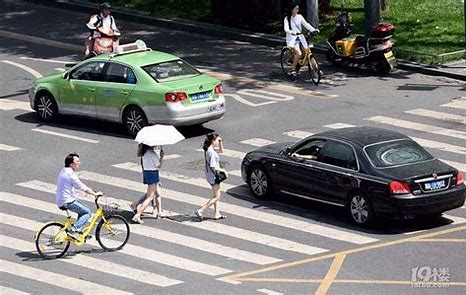
#> input picture 实验4 目标检测/Code/images/0dd20243-8.jpg, 466 x 295 px; its folder holds 4 pictures in this run
$ jupyter execute concat.ipynb
#> lines starting #> are read from the running program, lines starting #| are printed output that depends on the picture
[cell 1]
import os
import cv2
import numpy as np

image_folder_1 = 'images'
image_folder_2 = 'hog_images'
image_folder_3 = 'detectResult/HOG'
image_folder_4 = 'detectResult/Fast R-CNN'
output_folder = 'output_images'

# 创建输出文件夹
if not os.path.exists(output_folder):
    os.makedirs(output_folder)

for image_filename in os.listdir(image_folder_1):
    if image_filename.endswith('.jpg'):
        image_path_1 = os.path.join(image_folder_1, image_filename)
        image_path_2 = os.path.join(image_folder_2, image_filename)
        image_path_3 = os.path.join(image_folder_3, image_filename)
        image_path_4 = os.path.join(image_folder_4, image_filename)

        if os.path.exists(image_path_2) and os.path.exists(image_path_3) and os.path.exists(image_path_4):
            image_1 = cv2.imread(image_path_1)
#> image_1 is the input picture: shape (295, 466, 3); mean B, G, R 118.6, 120.8, 121.1
            image_2 = cv2.imread(image_path_2)
            image_3 = cv2.imread(image_path_3)
            image_4 = cv2.imread(image_path_4)

            # 确保所有图像的大小相同
            height, width = image_1.shape[:2]
#> height = 295; width = 466
            image_2 = cv2.resize(image_2, (width, height))
            image_3 = cv2.resize(image_3, (width, height))
            image_4 = cv2.resize(image_4, (width, height))

            # 拼接图像
            image = np.concatenate((image_1, image_2, image_3, image_4), axis=1)
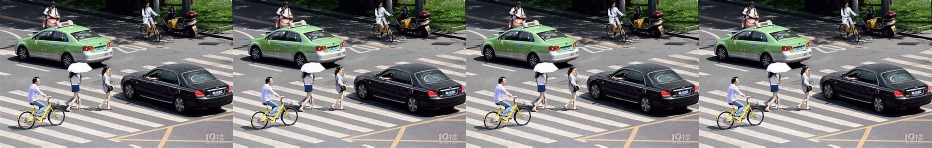
#> image: shape (295, 1864, 3) (shown at 1/2 size); mean B, G, R 118.6, 120.8, 121.1

            # 保存拼接后的图像
            output_path = os.path.join(output_folder, image_filename)
            cv2.imwrite(output_path, image)
            print(f"Saved {output_path}")
#> pass 2 of the loop `for image_filename in os.listdir(image_folder_1):`:
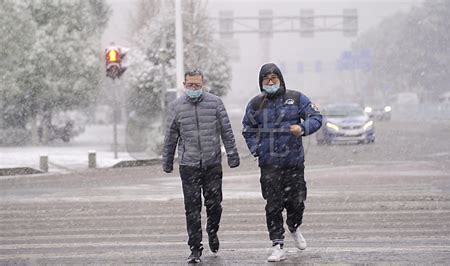
#> input picture 实验4 目标检测/Code/images/16bf9a67-0.jpg, 450 x 266 px
#> image_1 is the input picture: shape (266, 450, 3); mean B, G, R 166.3, 162.9, 167.7
#> `image = np.concatenate((image_1, image_2, image_3, image_4), axis=1)`:
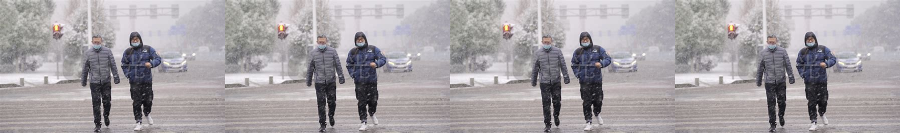
#> image: shape (266, 1800, 3) (shown at 1/2 size); mean B, G, R 166.3, 162.9, 167.7
#> pass 3 of the loop `for image_filename in os.listdir(image_folder_1):`:
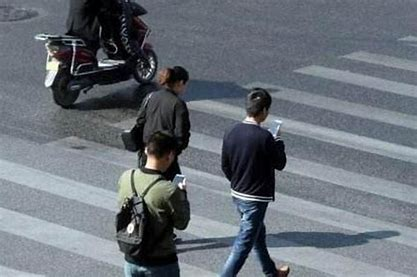
#> input picture 实验4 目标检测/Code/images/796ec187-7.jpg, 417 x 277 px
#> image_1 is the input picture: shape (277, 417, 3); mean B, G, R 119.7, 111.5, 105
#> `image = np.concatenate((image_1, image_2, image_3, image_4), axis=1)`:
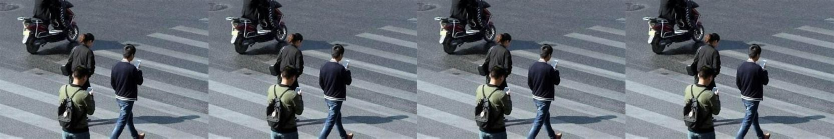
#> image: shape (277, 1668, 3) (shown at 1/2 size); mean B, G, R 119.7, 111.5, 105
#> the loop made 4 passes; the first 3 are shown
